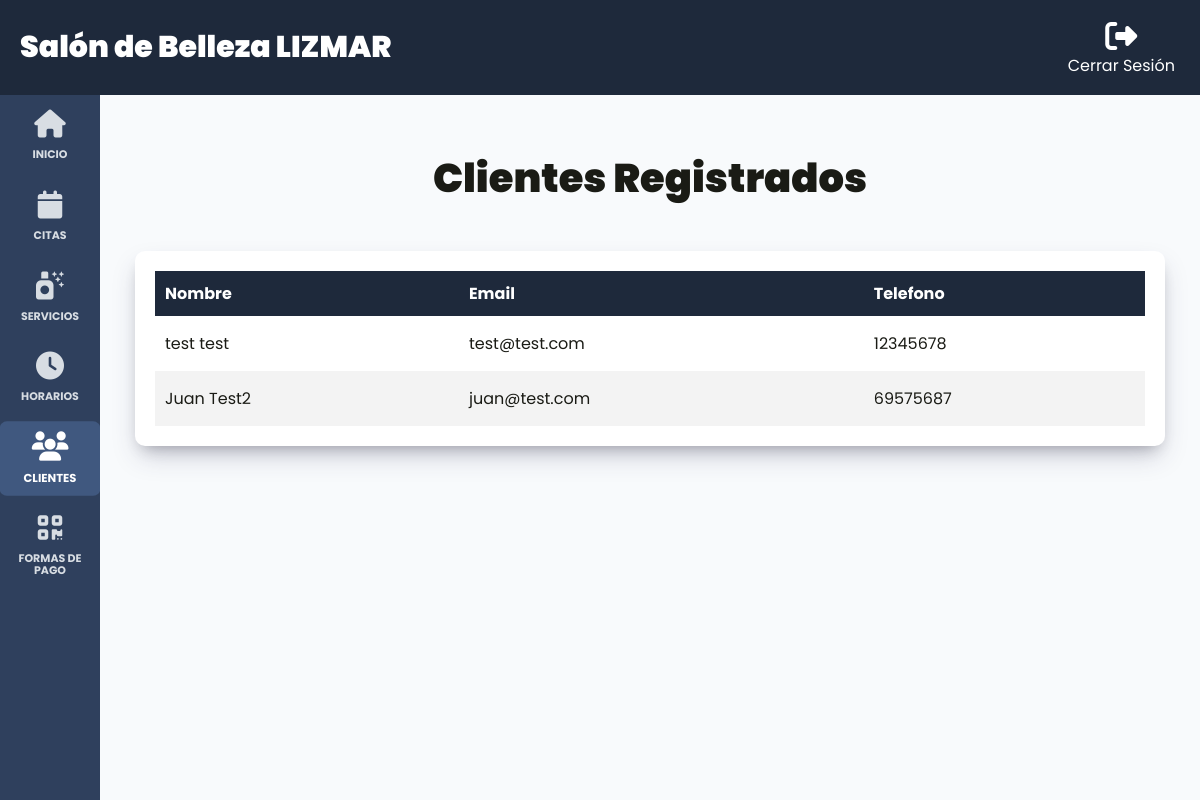
The page /admin/clientes (signed in) on the database its author committed.
### tables this page shows
CREATE TABLE `usuarios` (
  `id` int NOT NULL AUTO_INCREMENT,
  `nombre` varchar(60) DEFAULT NULL,
  `apellido` varchar(60) DEFAULT NULL,
  `email` varchar(30) DEFAULT NULL,
  `password` varchar(60) DEFAULT NULL,
  `telefono` varchar(8) DEFAULT NULL,
  `admin` tinyint DEFAULT NULL,
  `confirmado` tinyint DEFAULT NULL,
  `token` varchar(15) DEFAULT NULL,
  PRIMARY KEY (`id`)
);

### controllers/ClientesController.php (called while the page is built, shortened)
<?php
class ClientesController {
    public static function index(Router $router) {
        $clientes = Usuario::whereAll('admin', '0');
        $router->render('admin/clientes/index', [
            'clientes' => $clientes
        ]);
    }
}

### public/index.php (called while the page is built, shortened)
<?php
$router = new Router();
$router->get('/', [LoginController::class, 'login']);
$router->post('/', [LoginController::class, 'login']);
$router->get('/logout', [LoginController::class, 'logout']);
$router->get('/forgot-password', [LoginController::class, 'forgotPassword']);
$router->post('/forgot-password', [LoginController::class, 'forgotPassword']);
$router->get('/reset-password', [LoginController::class, 'resetPassword']);
$router->post('/reset-password', [LoginController::class, 'resetPassword']);
$router->get('/create-account', [LoginController::class, 'createAccount']);
$router->post('/create-account', [LoginController::class, 'createAccount']);
$router->get('/confirm-account', [LoginController::class, 'confirmAccount']);
$router->get('/message', [LoginController::class, 'message']);
$router->get('/cita', [CitaController::class, 'index']);
$router->get('/historial', [CitasController::class, 'showHistorial']);
$router->get('/api/servicios', [APIController::class, 'index']);
$router->get('/api/horarios', [APIController::class, 'showHorarios']);
$router->post('/api/horarios/estado', [APIController::class, 'cambiarEstadoHorarios']);
$router->post('/api/citas', [APIController::class, 'create']);
$router->get('/api/citas_admin', [APIController::class, 'getCitas']);
$router->get('/api/reportes/ingresos_mensuales', [ReportesAPIController::class, 'ingresosPorMes']);
$router->get('/api/reportes/ingresos_diarios', [ReportesAPIController::class, 'ingresosPorDia']);
$router->get('/api/reportes/servicios_solicitados', [ReportesAPIController::class, 'serviciosSolicitados']);
$router->get('/api/reportes/clientes_frecuentes', [ReportesAPIController::class, 'clientesFrecuentes']);
$router->get('/api/reportes/horarios_demandados', [ReportesAPIController::class, 'horariosDemandados']);
$router->get('/admin/dashboard', [DashboardController::class, 'index']);
$router->get('/admin/citas', [CitasController::class, 'index']);
$router->post('/admin/citas/editar', [CitasController::class, 'update']);
$router->get('/admin/clientes', [ClientesController::class, 'index']);
$router->get('/admin/horarios', [HorariosController::class, 'index']);
$router->get('/admin/formas_pagos', [FormasPagosController::class, 'index']);
$router->get('/admin/formas_pagos/actualizar_qr', [FormasPagosController::class, 'update']);
$router->post('/admin/formas_pagos/actualizar_qr', [FormasPagosController::class, 'update']);
$router->get('/admin/servicios', [ServiciosController::class, 'index']);
$router->get('/admin/servicios/crear', [ServiciosController::class, 'create']);
$router->post('/admin/servicios/crear', [ServiciosController::class, 'create']);
$router->get('/admin/servicios/editar', [ServiciosController::class, 'update']);
$router->post('/admin/servicios/editar', [ServiciosController::class, 'update']);
$router->post('/admin/servicios/eliminar', [ServiciosController::class, 'delete']);
$router->comprobarRutas();

### models/ActiveRecord.php (called while the page is built, shortened)
<?php
class ActiveRecord {
    protected static $db;
    protected static $tabla = '';
    public static function setDB($database) {
        self::$db = $database;
    }
    public static function consultarSQL($query) {
        $resultado = self::$db->query($query);
        $array = [];
        while ($registro = $resultado->fetch_assoc()) {
            $array[] = static::crearObjeto($registro);
        }
        return $array;
    }
    protected static function crearObjeto($registro) {
        $objeto = new static;
        foreach ($registro as $key => $value) {
            if (property_exists($objeto, $key)) {
                $objeto->$key = $value;
            }
        }
        return $objeto;
    }
    public static function whereAll($columna, $valor, $campo = '*') {
        $query = "SELECT $campo FROM " . static::$tabla . " WHERE $columna = '$valor'";
        $resultado = self::consultarSQL($query);
        return $resultado;
    }
}

### views/admin/clientes/index.php (the view)
<h1 class="nombre-pagina">Clientes Registrados</h1>
<div class="dashboard__contenedor">
    <?php if (!empty($clientes)): ?>
        <table class="table" id="myTable">
            <thead class="table__thead">
                <tr>
                    <th scope="col" class="table__th">Nombre</th>
                    <th scope="col" class="table__th">Email</th>
                    <th scope="col" class="table__th">Telefono</th>
                </tr>
            </thead>
            <tbody class="table__tbody">
                <?php foreach($clientes as $cliente): ?>
                    <tr class="table__tr">
                        <td class="table__td">
                            <?php echo $cliente->nombre . ' ' . $cliente->apellido; ?>
                        </td>
                        <td class="table__td">
                            <?php echo $cliente->email; ?>
                        </td>
                        <td class="table__td">
                            <?php echo $cliente->telefono; ?>
                        </td>
                    </tr>
                <?php endforeach; ?>
            </tbody>
        </table>
        <?php else: ?>
            <p class="text-center">No hay clientes registrados</p>
    <?php endif; ?>
</div>

### public/build/css/app.css (style rules this page uses)
html { line-height:1.15;-webkit-text-size-adjust:100% }
body { margin:0 }
h1 { font-size:2em;margin:.67em 0 }
html { font-size:62.5%;box-sizing:border-box;height:100% }
body { min-height:100%;display:flex;flex-direction:column;background-color:rgb(38.595505618,52.7471910112,75.904494382);font-family:"Poppins",sans-serif;font-size:1.6rem }
@media (min-width: 768px) { body { height:100% } }
.body-admin { color:#1a1b15 }
*,*:before,*:after { box-sizing:inherit }
h1,h2,h3 { font-family:"Poppins",sans-serif;margin:0 0 2.5rem 0;font-weight:900;color:#fff;text-align:center }
h1 { font-size:4rem }
.nombre-pagina { text-align:center;margin:5rem 0;font-weight:700 }
.body-admin h1,.body-admin h2,.body-admin h3 { color:#1a1b15;font-weight:900 }
.dashboard { height:100vh;display:flex;flex-direction:column;background-color:#f8fafc }
.dashboard__contenedor,.dashboard__formulario { box-shadow:rgba(50,50,93,.25) 0px 13px 27px -5px,rgba(0,0,0,.3) 0px 8px 16px -8px;background-color:#fff;padding:2rem;border-radius:1rem }
.table { width:100%;border-collapse:collapse }
.table__thead { background-color:#1e293b;color:#fff }
.table__th { padding:1rem;text-align:left }
.table__tr:nth-of-type(even) { background-color:hsl(0,0%,95.4121381168%) }
.table__td,.table__td--acciones { padding:1.5rem 1rem }

### rows shown on the page
usuarios: nombre "test", apellido "test", email "test@test.com", telefono "12345678"
usuarios: nombre "Juan", apellido "Test2", email "juan@test.com", telefono "69575687"
